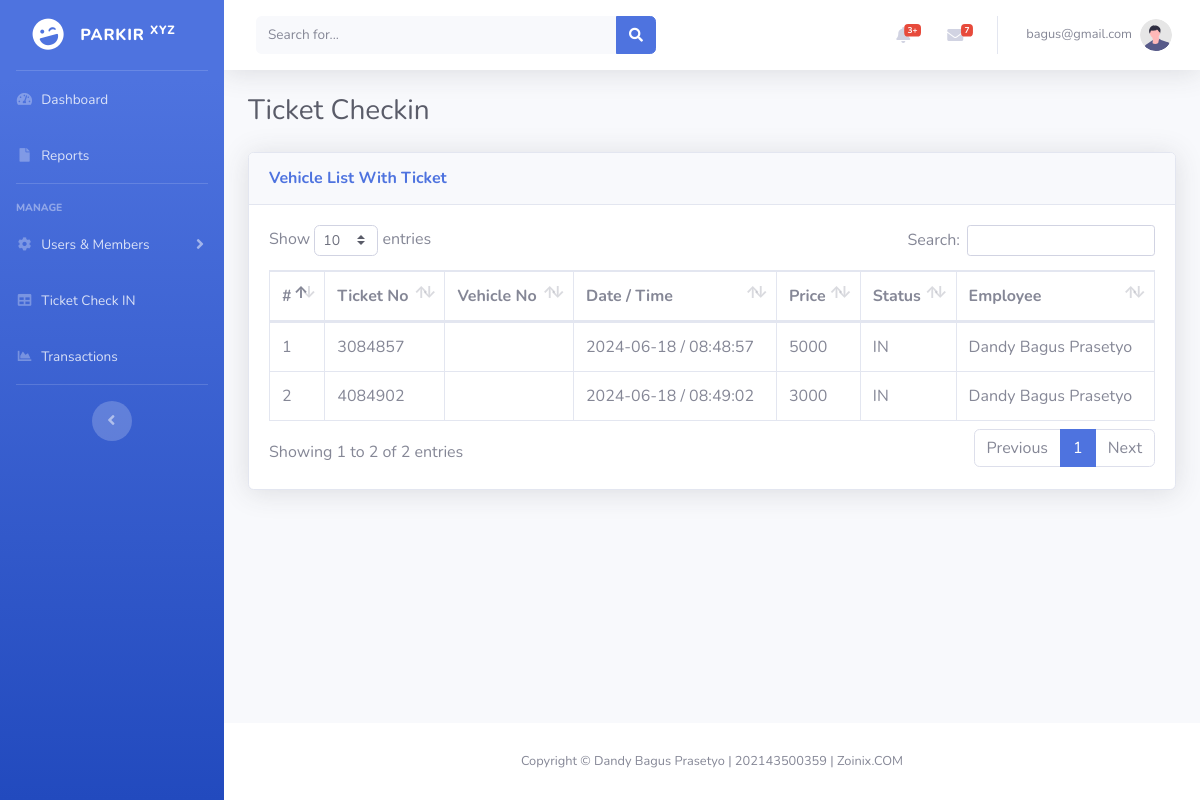
The app's page /index.php?page=ticket_checkin (signed in), older data.
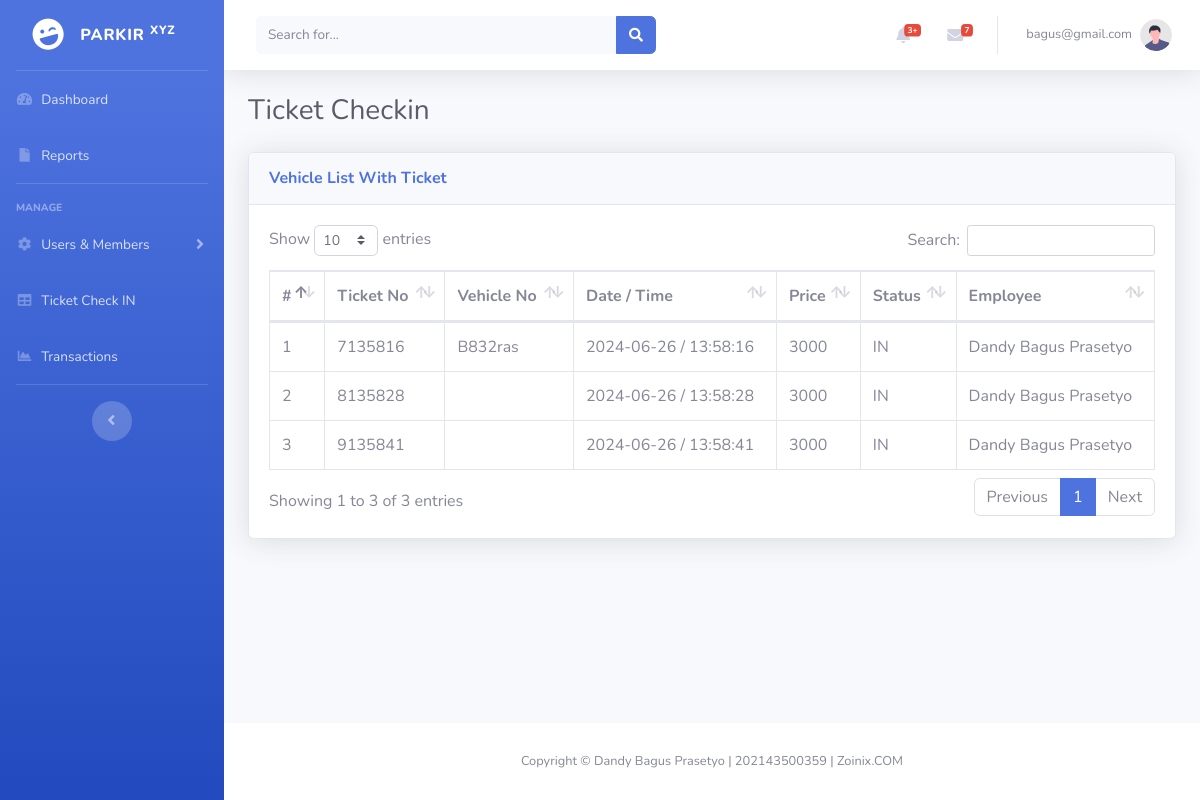
The same page, newer data.
### tables this page shows
CREATE TABLE IF NOT EXISTS `transactions` (
  `id` int NOT NULL AUTO_INCREMENT,
  `ticket_number` int DEFAULT NULL,
  `member_id` int DEFAULT NULL,
  `user_id` int DEFAULT NULL,
  `vehicle_type` varchar(50) DEFAULT NULL,
  `vehicle_number` varchar(50) DEFAULT NULL,
  `date` date DEFAULT NULL,
  `time` time DEFAULT NULL,
  `status` varchar(50) DEFAULT NULL,
  `payment` varchar(50) DEFAULT NULL,
  `price` int DEFAULT NULL,
  PRIMARY KEY (`id`),
  KEY `FK_transactions_members` (`member_id`),
  KEY `FK_transactions_users` (`user_id`),
  CONSTRAINT `FK_transactions_members` FOREIGN KEY (`member_id`) REFERENCES `members` (`id`),
  CONSTRAINT `FK_transactions_users` FOREIGN KEY (`user_id`) REFERENCES `users` (`id`)
);

CREATE TABLE IF NOT EXISTS `users` (
  `id` int NOT NULL AUTO_INCREMENT,
  `name` varchar(50) DEFAULT NULL,
  `email` varchar(50) DEFAULT NULL,
  `password` varchar(255) DEFAULT NULL,
  `phone` varchar(50) DEFAULT NULL,
  `role` varchar(50) DEFAULT NULL,
  PRIMARY KEY (`id`)
);

### ticket_checkin.php (the view)
<?php
require_once 'koneksi.php';
$sql = "SELECT t.*, u.name AS user_name
        FROM transactions t
        LEFT JOIN users u ON t.user_id = u.id
        WHERE t.ticket_number IS NOT NULL
        AND t.status = 'IN'
        AND NOT EXISTS (
            SELECT 1
            FROM transactions t2
            WHERE t2.ticket_number = t.ticket_number
            AND t2.status = 'OUT'
        )";
$result = $konek->query($sql);
$no = 1;
?>
<div>
    <div class="card shadow mb-4">
        <div class="card-header py-3">
            <h6 class="m-0 font-weight-bold text-primary">Vehicle List With Ticket</h6>
        </div>
        <div class="card-body">
            <div class="table-responsive">
                <table class="table table-bordered" id="usersTable" width="100%" cellspacing="0">
                    <thead>
                        <tr>
                            <th>#</th>
                            <th>Ticket No</th>
                            <th>Vehicle No</th>
                            <th>Date / Time</th>
                            <th>Price</th>
                            <th>Status</th>
                            <th>Employee</th>
                        </tr>
                    </thead>
                    <tbody>
                        <?php while($row = $result->fetch_assoc()): ?>
                        <tr>
                            <td><?php echo $no++; ?></td>
                            <td><?php echo $row['ticket_number']; ?></td>
                            <td><?php echo $row['vehicle_number']; ?></td>
                            <td><?php echo $row['date'] ." / ". $row['time']; ?></td>
                            <td><?php echo $row['price']; ?></td>
                            <td><?php echo $row['status']; ?></td>
                            <td><?php echo $row['user_name']; ?></td>
                        </tr>
                        <?php endwhile; ?>
                    </tbody>
                </table>
            </div>
        </div>
    </div>
</div>

### index.php (shortened to what this page needs)
<?php
$page = isset($_GET['page']) ? $_GET['page'] : 'dashboard';
$allowed_pages = ['dashboard', 'reports', 'users', 'add_user', 'edit_user', 'members', 'add_member', 'edit_member', 'transactions', 'ticket_checkin', 'print_nota'];
$page = explode('&', $page)[0];
if (in_array($page, $allowed_pages)) {
    $valid_page = $page;
} else {
    $valid_page = 'dashboard';
}
?>
<!DOCTYPE html>
<html lang="en">
<head>
    <link href="../assets/vendor/fontawesome-free/css/all.min.css" rel="stylesheet" type="text/css">
    <link href="../assets/css/sb-admin-2.min.css" rel="stylesheet">
    <link href="../assets/css/dataTables.bootstrap4.min.css" rel="stylesheet">
</head>
<body id="page-top">
    <div id="wrapper">
        <ul class="navbar-nav bg-gradient-primary sidebar sidebar-dark accordion" id="accordionSidebar">
            <a class="sidebar-brand d-flex align-items-center justify-content-center" href="index.php">
                <div class="sidebar-brand-icon rotate-n-15">
                    <i class="fas fa-laugh-wink"></i>
                </div>
                <div class="sidebar-brand-text mx-3">Parkir <sup>xyz</sup></div>
            </a>
            <hr class="sidebar-divider my-0">
            <li class="nav-item">
                <a class="nav-link" href="index.php?page=dashboard">
                    <i class="fas fa-fw fa-tachometer-alt"></i>
                    <span>Dashboard</span></a>
            </li>
            <li class="nav-item">
                <a class="nav-link" href="index.php?page=reports">
                    <i class="fas fa-fw fa-file"></i>
                    <span>Reports</span></a>
            </li>
            <hr class="sidebar-divider">
            <div class="sidebar-heading">
                Manage
            </div>
            <li class="nav-item">
                <a class="nav-link collapsed" href="#" data-toggle="collapse" data-target="#collapseTwo"
                    aria-expanded="true" aria-controls="collapseTwo">
                    <i class="fas fa-fw fa-cog"></i>
                    <span>Users & Members</span>
                </a>
            </li>
            <li class="nav-item">
                <a class="nav-link" href="index.php?page=ticket_checkin">
                    <i class="fas fa-fw fa-table"></i>
                    <span>Ticket Check IN</span></a>
            </li>
            <li class="nav-item">
                <a class="nav-link" href="index.php?page=transactions">
                    <i class="fas fa-fw fa-chart-area"></i>
                    <span>Transactions</span></a>
            </li>
            <hr class="sidebar-divider d-none d-md-block">
            <div class="text-center d-none d-md-inline">
                <button class="rounded-circle border-0" id="sidebarToggle"></button>
            </div>
        </ul>
        <div id="content-wrapper" class="d-flex flex-column">
            <div id="content">
                <nav class="navbar navbar-expand navbar-light bg-white topbar mb-4 static-top shadow">
                    <form
                        class="d-none d-sm-inline-block form-inline mr-auto ml-md-3 my-2 my-md-0 mw-100 navbar-search">
                        <div class="input-group">
                            <input type="text" class="form-control bg-light border-0 small" placeholder="Search for..."
                                aria-label="Search" aria-describedby="basic-addon2">
                            <div class="input-group-append">
                                <button class="btn btn-primary" type="button">
                                    <i class="fas fa-search fa-sm"></i>
                                </button>
                            </div>
                        </div>
                    </form>
                    <ul class="navbar-nav ml-auto">
                        <li class="nav-item dropdown no-arrow mx-1">
                            <a class="nav-link dropdown-toggle" href="#" id="alertsDropdown" role="button"
                                data-toggle="dropdown" aria-haspopup="true" aria-expanded="false">
                                <i class="fas fa-bell fa-fw"></i>
                                <span class="badge badge-danger badge-counter">3+</span>
                            </a>
                        </li>
                        <li class="nav-item dropdown no-arrow mx-1">
                            <a class="nav-link dropdown-toggle" href="#" id="messagesDropdown" role="button"
                                data-toggle="dropdown" aria-haspopup="true" aria-expanded="false">
                                <i class="fas fa-envelope fa-fw"></i>
                                <span class="badge badge-danger badge-counter">7</span>
                            </a>
                        </li>
                        <li class="nav-item dropdown no-arrow">
                            <a class="nav-link dropdown-toggle" href="#" id="userDropdown" role="button"
                                data-toggle="dropdown" aria-haspopup="true" aria-expanded="false">
                                <span class="mr-2 d-none d-lg-inline text-gray-600 small"><?php echo $_SESSION['email'] ?></span>
                                <img class="img-profile rounded-circle"
                                    src="../assets/img/undraw_profile.svg">
                            </a>
                        </li>
                    </ul>
                </nav>
                <div class="container-fluid">
                    <h1 class="h3 mb-4 text-gray-800"><?php $new_page = str_replace('_', ' ', $valid_page); echo ucwords($new_page); ?></h1>
                    <div class="section-body">
                        <?php include $valid_page . '.php'; ?>
                    </div>
                </div>
            </div>
            <footer class="sticky-footer bg-white">
                <div class="container my-auto">
                    <div class="copyright text-center my-auto">
                        <span>Copyright &copy; Dandy Bagus Prasetyo | 202143500359 | Zoinix.COM</span>
                    </div>
                </div>
            </footer>
        </div>
    </div>
</body>
</html>

Row changes from the older to the newer data that the page shows:
no longer on this page (row edited): transactions: ticket_number "3084857", date "2024-06-18", time "08:48:57", price "5000", status "IN", user.name "Dandy Bagus Prasetyo"
no longer on this page (row edited): transactions: ticket_number "4084902", date "2024-06-18", time "08:49:02", price "3000", status "IN", user.name "Dandy Bagus Prasetyo"
added transactions: ticket_number "7135816", vehicle_number "B832ras", date "2024-06-26", time "13:58:16", price "3000", status "IN", user.name "Dandy Bagus Prasetyo"
added transactions: ticket_number "8135828", date "2024-06-26", time "13:58:28", price "3000", status "IN", user.name "Dandy Bagus Prasetyo"
added transactions: ticket_number "9135841", date "2024-06-26", time "13:58:41", price "3000", status "IN", user.name "Dandy Bagus Prasetyo"
Text that changed along with them:
text written by a page script: "Show entries Search: Showing 1 to 2 of 2 entries Previous 1 Next" → "Show entries Search: Showing 1 to 3 of 3 entries Previous 1 Next"
